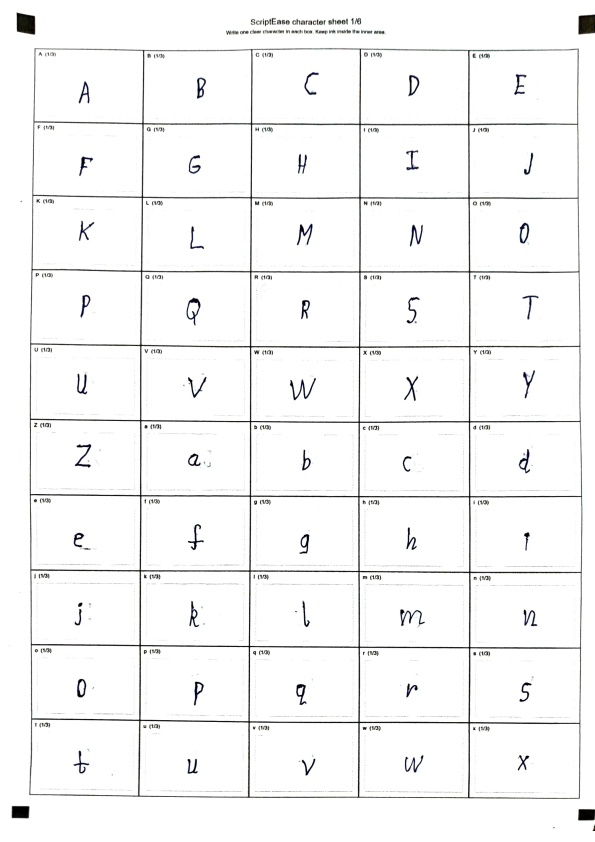
#> input picture tmp/pdfs/handwriting-sample-1.png, 1190 x 1684 px, given as the content of the folder dataset/pages, which was not available (shown at 1/2 size)
$ python preprocess.py
#> lines starting #> are read from the running program, lines starting #| are printed output that depends on the picture; after the words box and inside, x2 and y2 are one past the last pixel; in counts of white or black regions, pixels touching at a corner belong together; pictures that were not available may be replaced by others from this repository, and a replacement may not be noted
#> in preprocess_folder, image is the input picture: shape (1684, 1190, 3); mean B, G, R 246.4, 246.3, 246.3
"""
preprocess.py
=============
Image preprocessing stage of the ScriptEase pipeline.

    PDF -> PDF Extraction -> [Image Preprocessing] -> Word Segmentation -> ...

Responsibilities of this module:
    1. Deskew scanned/photographed notebook pages.
    2. Remove shadows and uneven illumination.
    3. Denoise while preserving handwriting strokes.
    4. Enhance handwriting contrast (binarization / adaptive thresholding).
    5. Optionally remove notebook ruling (horizontal lines, margin lines).
    6. Save clean, uniform images ready for segmentation.

Design notes:
    - Every step is a standalone function that takes/returns a numpy array
      (OpenCV BGR or single-channel image), so steps can be unit-tested,
      reordered, or swapped independently.
    - `PreprocessConfig` centralizes tunable parameters so the pipeline
      can be adjusted without touching function internals.
    - `preprocess_page()` composes the steps into the full pipeline for a
      single image; `preprocess_folder()` batches over a directory of pages
      (e.g. the `dataset/pages/` folder produced by pdf_extractor.py).
"""

from __future__ import annotations

import logging
from dataclasses import dataclass, field
from pathlib import Path
from typing import Optional

import cv2
import numpy as np

logger = logging.getLogger(__name__)
logging.basicConfig(level=logging.INFO, format="%(levelname)s | %(name)s | %(message)s")


# --------------------------------------------------------------------------- #
# Configuration
# --------------------------------------------------------------------------- #

@dataclass
class PreprocessConfig:
    """Tunable parameters for the preprocessing pipeline."""

    # -- Deskew --
    deskew_enabled: bool = True
    deskew_angle_limit: float = 15.0  # degrees; ignore corrections beyond this (likely bad estimate)

    # -- Shadow removal / illumination correction --
    shadow_removal_enabled: bool = True
    shadow_blur_kernel: int = 35  # must be odd; larger = smoother illumination estimate

    # -- Denoising --
    denoise_enabled: bool = True
    denoise_strength: int = 7  # h parameter for fastNlMeansDenoising
    denoise_method: str = "nlmeans"  # "nlmeans" (slow, best quality) or "bilateral"/"median" (fast)

    # -- Speed / resizing --
    # Resize the long edge to this many pixels before heavy processing.
    # Big win on time: fastNlMeansDenoising cost scales with pixel count.
    # Set to None to keep original resolution.
    max_long_edge: Optional[int] = 1600

    # -- Handwriting enhancement / binarization --
    binarize_enabled: bool = True
    adaptive_block_size: int = 25  # must be odd
    adaptive_C: int = 15
    sharpen_enabled: bool = True

    # -- Notebook line removal (optional) --
    remove_lines_enabled: bool = False
    line_kernel_length: int = 40  # horizontal structuring element length (px)

    # -- Output --
    output_format: str = "png"
    target_dpi: Optional[int] = None  # if set, resize so long edge matches expected page size

    def validate(self) -> None:
        if self.shadow_blur_kernel % 2 == 0:
            self.shadow_blur_kernel += 1
        if self.adaptive_block_size % 2 == 0:
            self.adaptive_block_size += 1
        if self.adaptive_block_size < 3:
            self.adaptive_block_size = 3


# --------------------------------------------------------------------------- #
# Individual pipeline steps
# --------------------------------------------------------------------------- #

def to_grayscale(image: np.ndarray) -> np.ndarray:
    """Convert a BGR image to grayscale. No-op if already single channel."""
    if image.ndim == 2:
        return image
    return cv2.cvtColor(image, cv2.COLOR_BGR2GRAY)


def resize_long_edge(image: np.ndarray, max_long_edge: Optional[int]) -> np.ndarray:
    """
    Downscale image so its longer edge is at most `max_long_edge` pixels.
    No-op if image is already smaller, or if max_long_edge is None.

    This is the single biggest speed lever in the pipeline: denoising and
    morphological ops scale with pixel count, so halving resolution can
    cut total processing time by ~4x.
    """
#> called with max_long_edge = 1600
    if max_long_edge is None:
        return image
    h, w = image.shape[:2]
#> h = 1684; w = 1190
    long_edge = max(h, w)
#> long_edge = 1684
    if long_edge <= max_long_edge:
        return image
    scale = max_long_edge / long_edge
#> scale = 0.95
    new_size = (int(w * scale), int(h * scale))
#> new_size = (1130, 1600)
    return cv2.resize(image, new_size, interpolation=cv2.INTER_AREA)
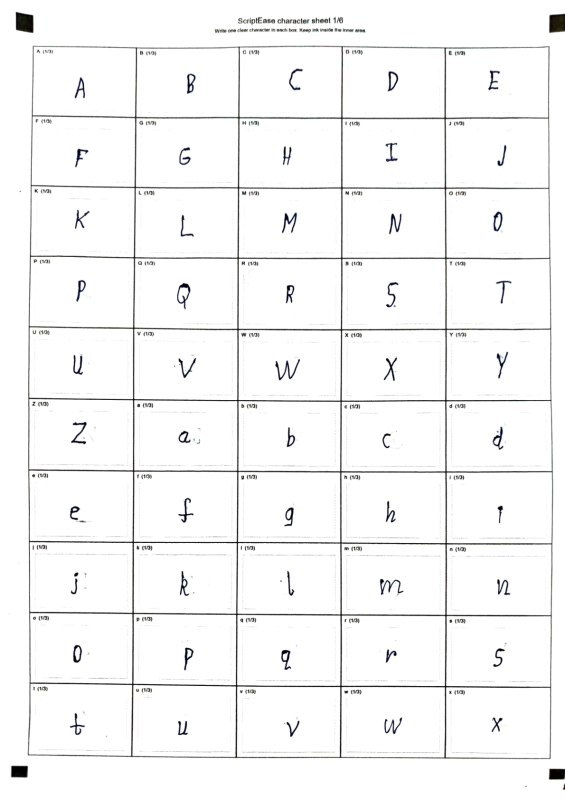
#> returned value: shape (1600, 1130, 3) (shown at 1/2 size); mean of channels 0, 1, 2 246.4, 246.3, 246.3; drawn as B, G, R


def deskew(image: np.ndarray, angle_limit: float = 15.0) -> np.ndarray:
    """
    Estimate and correct page skew using the minimum-area bounding rectangle
    of foreground (dark) pixels.

    Works on grayscale or BGR input; returns same type as input.
    """
#> called with angle_limit = 15
    gray = to_grayscale(image)

    # Invert + threshold so text/ruling becomes foreground (white) on black.
    _, thresh = cv2.threshold(gray, 0, 255, cv2.THRESH_BINARY_INV + cv2.THRESH_OTSU)
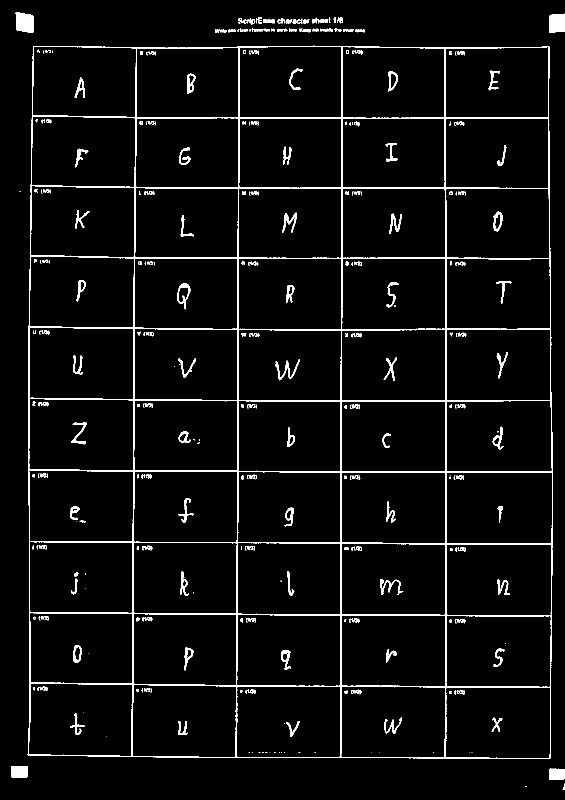
#> thresh: shape (1600, 1130) (shown at 1/2 size); 4.2% white; 370 white regions (171 under 20 px), largest, box (x1, y1, x2, y2) and area: (55, 91, 1106, 1518) 48920, (31, 24, 67, 66) 1264, (1098, 27, 1130, 66) 1108

    coords = np.column_stack(np.where(thresh > 0))
#> coords = 75691 pairs, first value 24 to 1578, second value 22 to 1129
    if coords.shape[0] < 20:
        logger.debug("Not enough foreground pixels to estimate skew; skipping.")
        return image

    angle = cv2.minAreaRect(coords)[-1]
#> angle = -0.157

    # cv2.minAreaRect returns angle in (-90, 0]; normalize to a signed
    # rotation in (-45, 45] representing how far off-vertical/horizontal we are.
    if angle < -45:
        angle = 90 + angle
    angle = -angle
#> angle = 0.157

    if abs(angle) > angle_limit:
        logger.debug("Estimated skew angle %.2f exceeds limit %.2f; skipping.", angle, angle_limit)
        return image

    if abs(angle) < 0.1:
        return image

    (h, w) = image.shape[:2]
#> h = 1600; w = 1130
    center = (w // 2, h // 2)
#> center = (565, 800)
    matrix = cv2.getRotationMatrix2D(center, angle, 1.0)
#> matrix = [[1, 0.00274, -2.19], [-0.00274, 1, 1.55]]
    rotated = cv2.warpAffine(
        image, matrix, (w, h),
        flags=cv2.INTER_CUBIC,
        borderMode=cv2.BORDER_REPLICATE,
    )
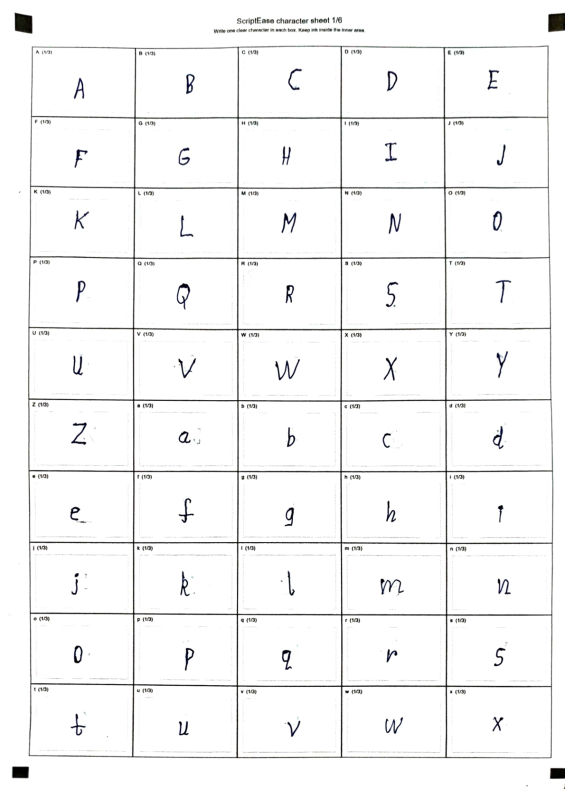
#> rotated: shape (1600, 1130, 3) (shown at 1/2 size); mean B, G, R 246.3, 246.2, 246.2
    logger.debug("Deskewed image by %.2f degrees.", angle)
    return rotated


def remove_shadows(image: np.ndarray, blur_kernel: int = 35) -> np.ndarray:
    """
    Remove shadows / uneven illumination by estimating the background via
    heavy morphological dilation + blur, then dividing it out.

    Works per-channel for BGR images, or directly for grayscale.
    """
    def _correct_channel(channel: np.ndarray) -> np.ndarray:
        dilated = cv2.dilate(channel, np.ones((7, 7), np.uint8))
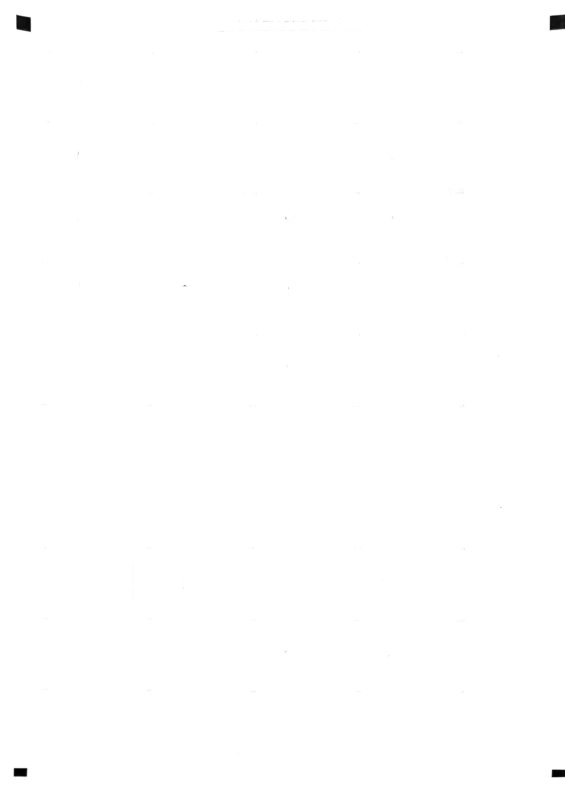
#> dilated: shape (1600, 1130) (shown at 1/2 size); min 0, max 255, mean 254.7
        bg = cv2.medianBlur(dilated, blur_kernel)
        diff = 255 - cv2.absdiff(channel, bg)
        norm = cv2.normalize(diff, None, alpha=0, beta=255, norm_type=cv2.NORM_MINMAX)
        return norm

    if image.ndim == 2:
        return _correct_channel(image)

    channels = cv2.split(image)
    corrected = [_correct_channel(c) for c in channels]
#> corrected = 3 items
    return cv2.merge(corrected)
#> returned value: shape (1600, 1130, 3)


def denoise(image: np.ndarray, strength: int = 7, method: str = "nlmeans") -> np.ndarray:
    """
    Denoise while preserving edges/strokes.

    method:
        "nlmeans"   - Non-Local Means. Best quality, SLOW (can dominate
                      total pipeline time on large images/batches).
        "bilateral" - Edge-preserving, much faster than NLMeans, good
                      middle ground for handwriting.
        "median"    - Fastest, simplest. Fine once binarization follows.
    """
#> called with strength = 7, method = 'nlmeans'
    if method == "median":
        k = 3 if strength <= 5 else 5
        return cv2.medianBlur(image, k)

    if method == "bilateral":
        return cv2.bilateralFilter(image, d=7, sigmaColor=strength * 8, sigmaSpace=7)

    # default: nlmeans (slow path)
    if image.ndim == 2:
        return cv2.fastNlMeansDenoising(image, h=strength)
    return cv2.fastNlMeansDenoisingColored(image, h=strength, hColor=strength)


def sharpen(image: np.ndarray) -> np.ndarray:
    """Mild unsharp-mask style sharpening to make handwriting strokes crisper."""
    blurred = cv2.GaussianBlur(image, (0, 0), sigmaX=3)
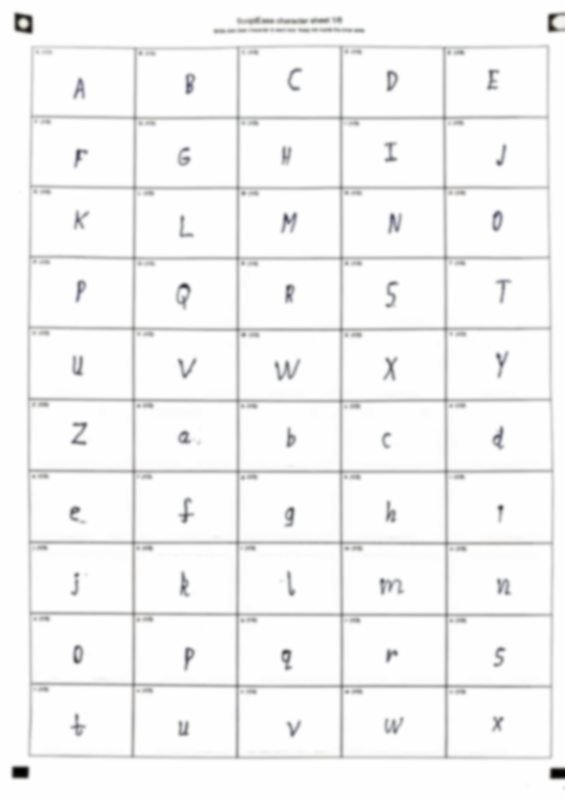
#> blurred: shape (1600, 1130, 3) (shown at 1/2 size); mean B, G, R 245.7, 245.6, 245.6
    sharpened = cv2.addWeighted(image, 1.5, blurred, -0.5, 0)
    return sharpened


def binarize(image: np.ndarray, block_size: int = 25, C: int = 15) -> np.ndarray:
    """
    Adaptive thresholding to produce a clean black-on-white handwriting image.
    Returns a single-channel (grayscale) image.
    """
#> called with block_size = 25, C = 15
    gray = to_grayscale(image)
    thresh = cv2.adaptiveThreshold(
        gray, 255,
        cv2.ADAPTIVE_THRESH_GAUSSIAN_C,
        cv2.THRESH_BINARY,
        block_size, C,
    )
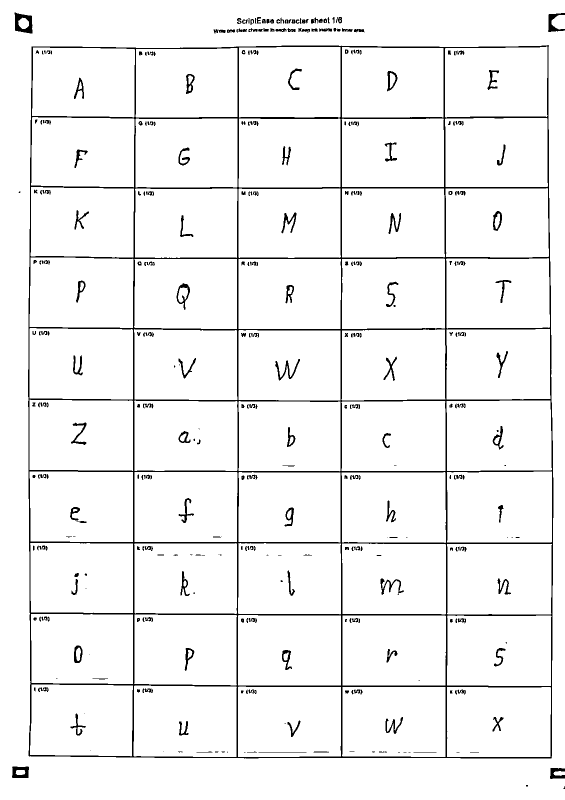
#> thresh: shape (1600, 1130) (shown at 1/2 size); 95.3% white; 382 black regions (89 under 20 px), largest, box (x1, y1, x2, y2) and area: (56, 90, 1107, 1517) 56690, (29, 25, 65, 67) 860, (24, 1533, 58, 1556) 561
    return thresh


def remove_ruling_lines(binary_image: np.ndarray, line_kernel_length: int = 40) -> np.ndarray:
    """
    Remove horizontal notebook ruling lines from a binarized (black-on-white)
    image while preserving handwriting strokes.

    Expects a single-channel image where text is black (0) on white (255)
    background (i.e. the output of `binarize`).
    """
    inverted = cv2.bitwise_not(binary_image)  # text becomes white on black

    horizontal_kernel = cv2.getStructuringElement(
        cv2.MORPH_RECT, (line_kernel_length, 1)
    )
    detected_lines = cv2.morphologyEx(
        inverted, cv2.MORPH_OPEN, horizontal_kernel, iterations=2
    )

    # Dilate slightly so we fully cover anti-aliased line edges.
    detected_lines = cv2.dilate(detected_lines, np.ones((2, 2), np.uint8))

    # Remove detected line pixels from the inverted (text=white) image.
    cleaned_inverted = cv2.subtract(inverted, detected_lines)

    # Close small gaps left in strokes where they crossed a ruling line.
    close_kernel = cv2.getStructuringElement(cv2.MORPH_ELLIPSE, (2, 2))
    cleaned_inverted = cv2.morphologyEx(cleaned_inverted, cv2.MORPH_CLOSE, close_kernel)

    return cv2.bitwise_not(cleaned_inverted)  # back to black-on-white


# --------------------------------------------------------------------------- #
# Full pipeline
# --------------------------------------------------------------------------- #

def preprocess_page(image: np.ndarray, config: Optional[PreprocessConfig] = None) -> np.ndarray:
    """
    Run the full preprocessing pipeline on a single page image.

    Parameters
    ----------
    image : np.ndarray
        BGR image as loaded by cv2.imread.
    config : PreprocessConfig, optional
        Pipeline configuration. Uses defaults if not provided.

    Returns
    -------
    np.ndarray
        Cleaned, single-channel (or BGR, if binarize disabled) image ready
        for segmentation.
    """
    config = config or PreprocessConfig()
    config.validate()

    result = resize_long_edge(image, config.max_long_edge)

    if config.deskew_enabled:
        result = deskew(result, angle_limit=config.deskew_angle_limit)

    if config.shadow_removal_enabled:
        result = remove_shadows(result, blur_kernel=config.shadow_blur_kernel)

    if config.denoise_enabled:
        result = denoise(result, strength=config.denoise_strength, method=config.denoise_method)

    if config.sharpen_enabled:
        result = sharpen(result)

    if config.binarize_enabled:
        result = binarize(result, block_size=config.adaptive_block_size, C=config.adaptive_C)

        if config.remove_lines_enabled:
            result = remove_ruling_lines(result, line_kernel_length=config.line_kernel_length)

    return result


def preprocess_folder(
    input_dir: Path,
    output_dir: Path,
    config: Optional[PreprocessConfig] = None,
    pattern: str = "*.png",
) -> list[Path]:
    """
    Batch-process all page images in `input_dir` and write cleaned images
    to `output_dir`, preserving filenames.

    Parameters
    ----------
    input_dir : Path
        Directory containing extracted page images (e.g. dataset/pages/).
    output_dir : Path
        Directory to write processed images to. Created if missing.
    config : PreprocessConfig, optional
        Pipeline configuration.
    pattern : str
        Glob pattern to select input files.

    Returns
    -------
    list[Path]
        Paths of the written output images, in sorted order.
    """
    config = config or PreprocessConfig()
    input_dir = Path(input_dir)
    output_dir = Path(output_dir)
    output_dir.mkdir(parents=True, exist_ok=True)

    input_paths = sorted(input_dir.glob(pattern))
    if not input_paths:
        logger.warning("No files matching '%s' found in %s", pattern, input_dir)
        return []

    written: list[Path] = []
    for i, path in enumerate(input_paths, start=1):
        image = cv2.imread(str(path), cv2.IMREAD_COLOR)
        if image is None:
            logger.error("Failed to read image: %s", path)
            continue

        try:
            processed = preprocess_page(image, config)
        except Exception:
            logger.exception("Preprocessing failed for %s; skipping.", path)
            continue

        out_path = output_dir / f"{path.stem}.{config.output_format}"
        cv2.imwrite(str(out_path), processed)
        written.append(out_path)
        logger.info("[%d/%d] Processed %s -> %s", i, len(input_paths), path.name, out_path.name)

    logger.info("Preprocessing complete: %d/%d pages written to %s", len(written), len(input_paths), output_dir)
    return written


# --------------------------------------------------------------------------- #
# CLI entry point
# --------------------------------------------------------------------------- #

if __name__ == "__main__":
    import argparse

    parser = argparse.ArgumentParser(description="ScriptEase image preprocessing stage.")
    parser.add_argument(
        "--input", type=Path, default=Path("dataset/pages"),
        help="Folder containing extracted page images (default: dataset/pages)",
    )
    parser.add_argument(
        "--output", type=Path, default=Path("dataset/processed"),
        help="Folder to write cleaned images to (default: dataset/processed)",
    )
    parser.add_argument("--no-deskew", action="store_true", help="Disable deskewing.")
    parser.add_argument("--no-shadow-removal", action="store_true", help="Disable shadow removal.")
    parser.add_argument("--no-denoise", action="store_true", help="Disable denoising.")
    parser.add_argument("--no-binarize", action="store_true", help="Disable binarization.")
    parser.add_argument(
        "--remove-lines", action="store_true",
        help="Enable notebook ruling-line removal (requires binarization).",
    )
    parser.add_argument(
        "--fast", action="store_true",
        help="Speed preset: resize to 1600px long edge + bilateral denoise "
             "instead of NLMeans. ~5-10x faster with a small quality tradeoff.",
    )
    parser.add_argument(
        "--max-long-edge", type=int, default=None,
        help="Resize long edge to this many pixels before processing (speed lever).",
    )
    args = parser.parse_args()

    cfg = PreprocessConfig(
        deskew_enabled=not args.no_deskew,
        shadow_removal_enabled=not args.no_shadow_removal,
        denoise_enabled=not args.no_denoise,
        binarize_enabled=not args.no_binarize,
        remove_lines_enabled=args.remove_lines,
    )

    if args.fast:
        cfg.max_long_edge = 1600
        cfg.denoise_method = "bilateral"
    if args.max_long_edge:
        cfg.max_long_edge = args.max_long_edge

    preprocess_folder(args.input, args.output, cfg)
